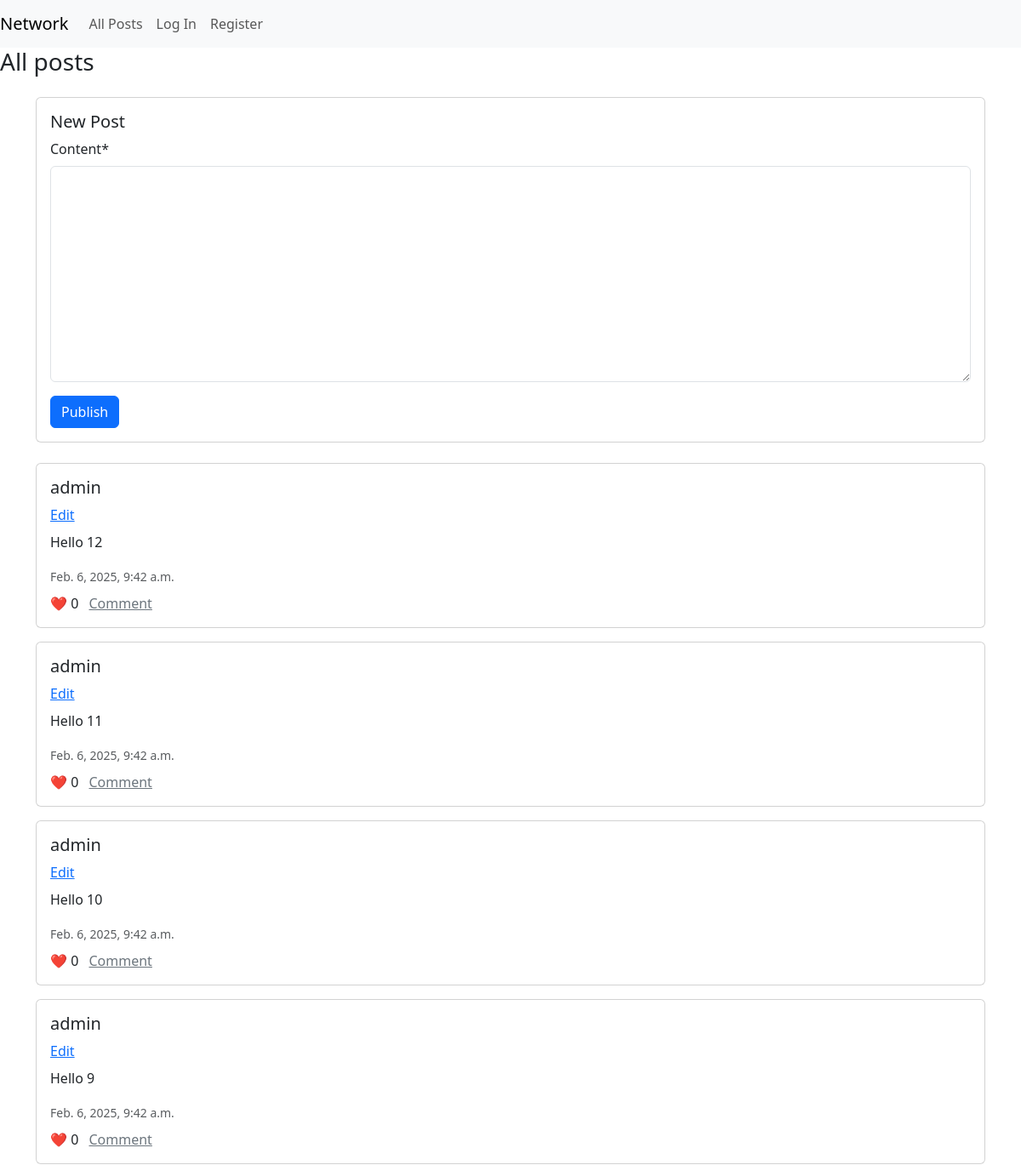
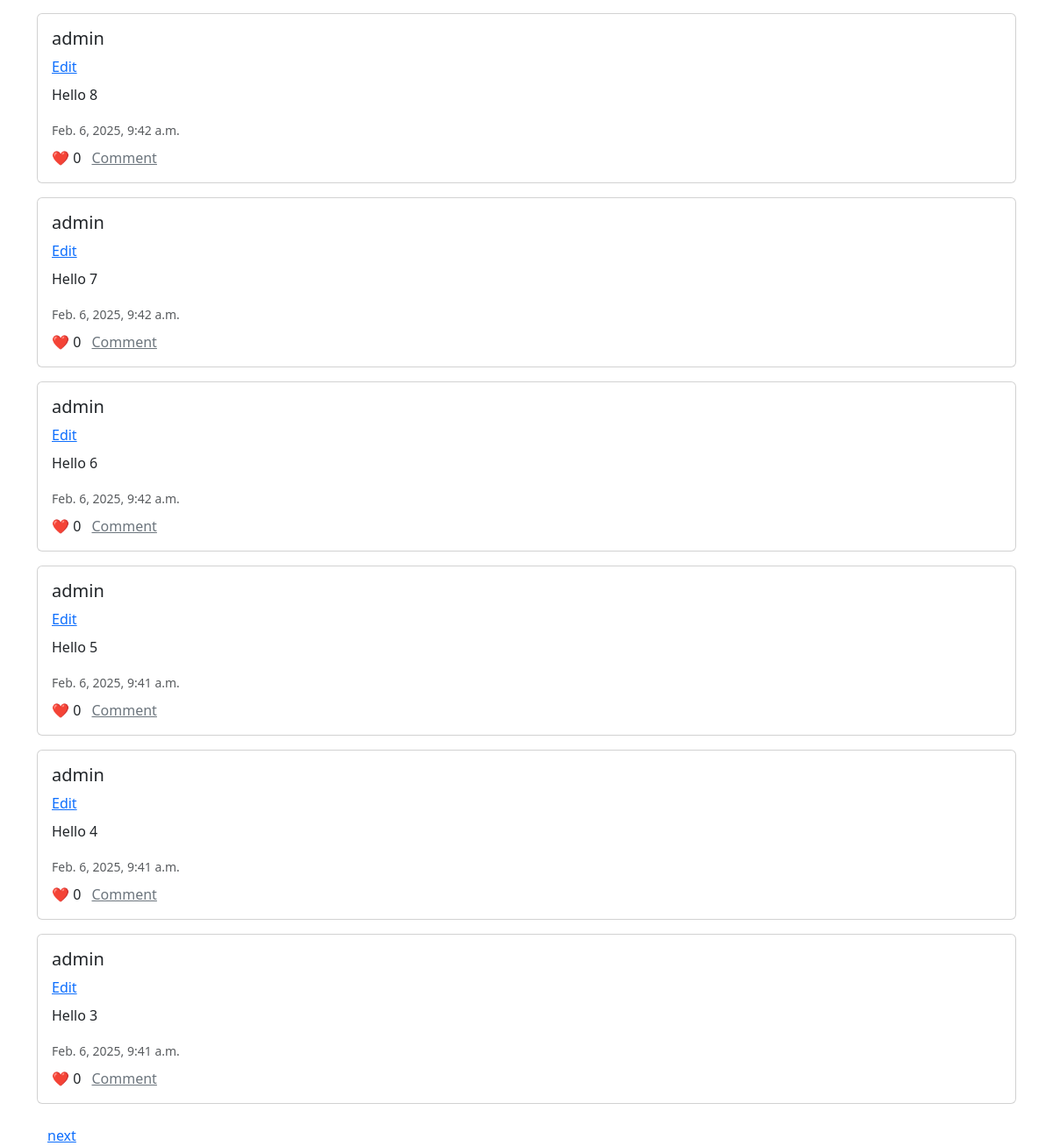
Before: / with the older database file (2 pictures, top to bottom).
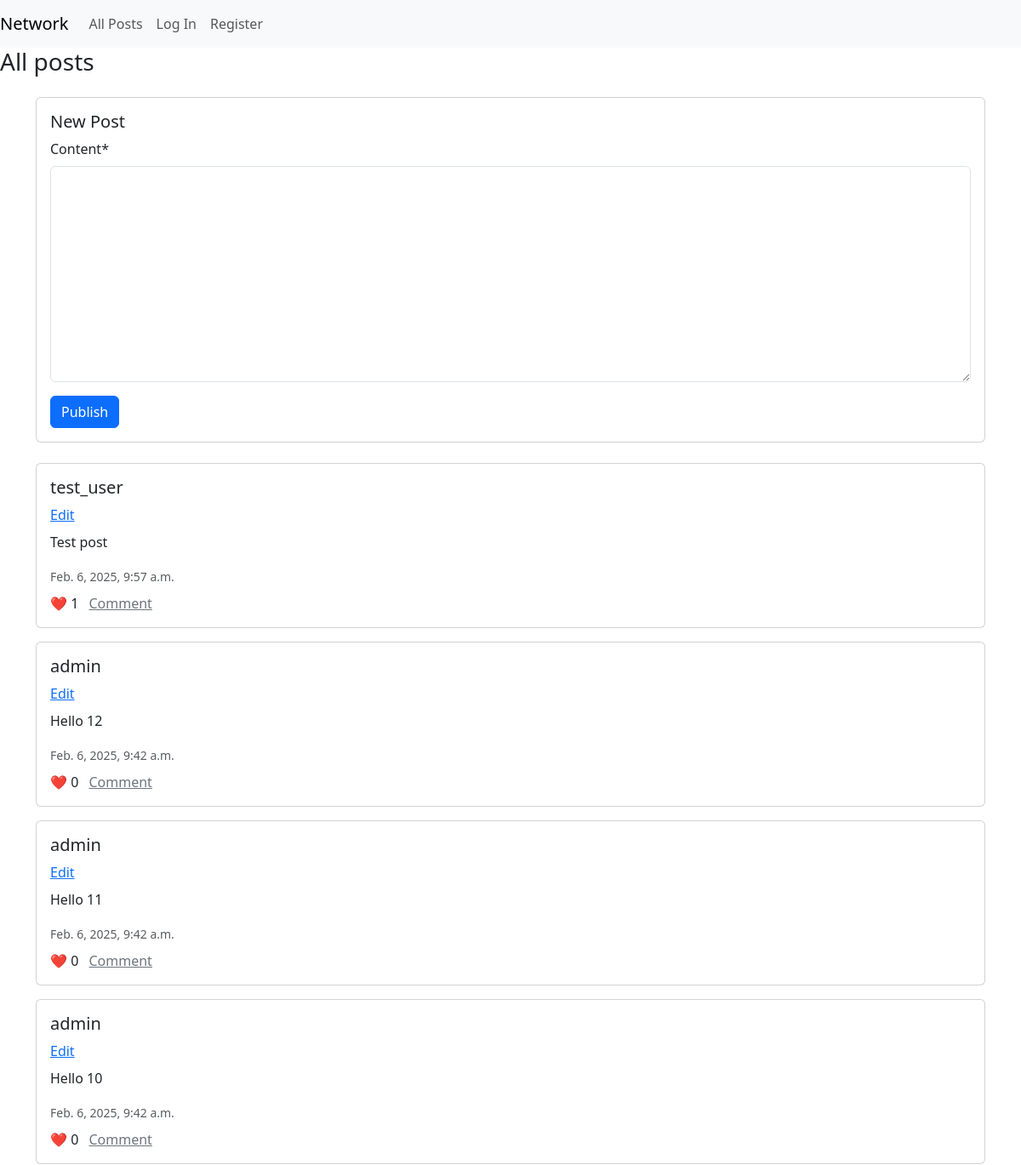
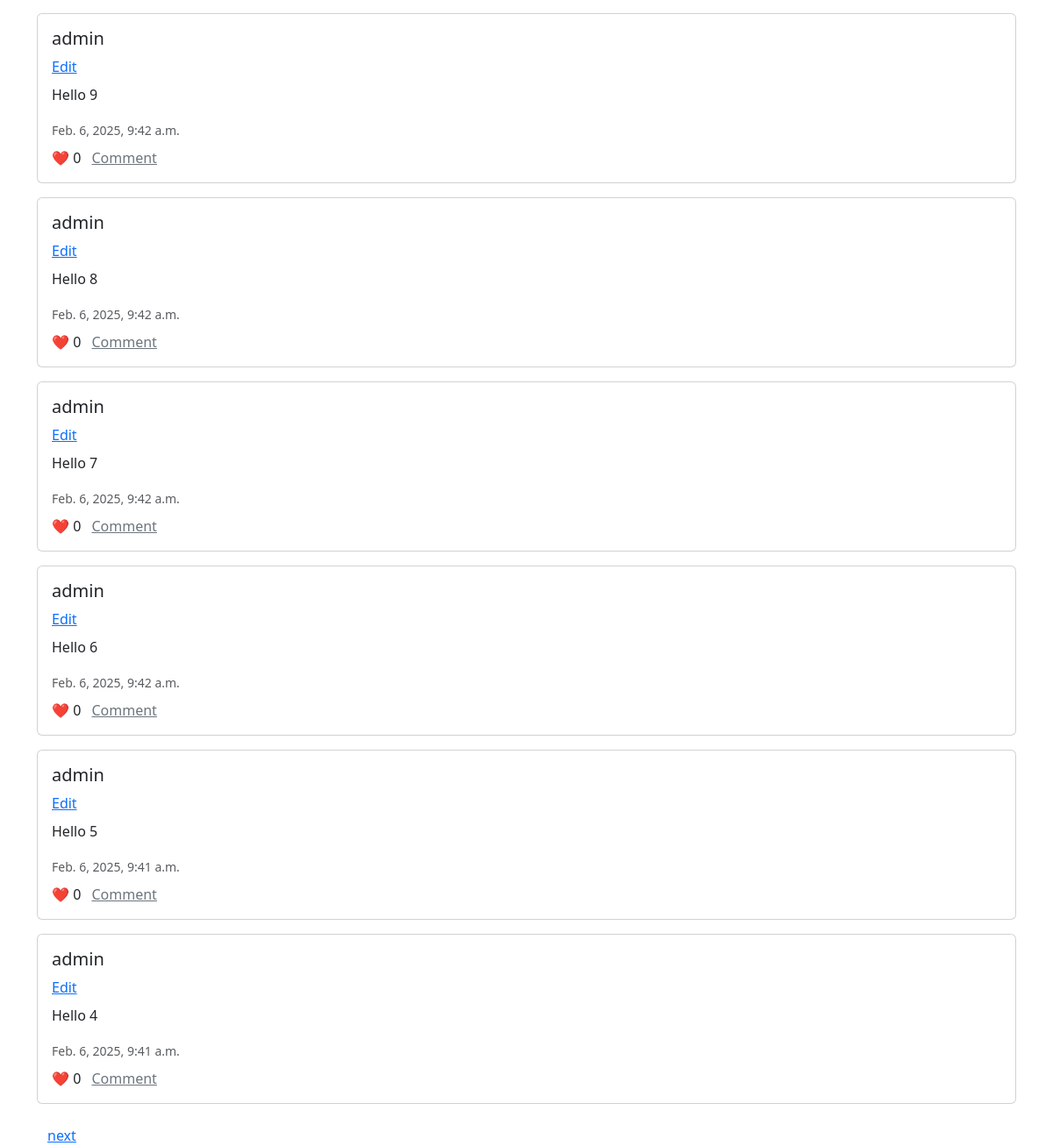
After: the same page with the newer database file (2 pictures, top to bottom).
### network/models.py (models this page shows, shortened)
class Post(models.Model):
    user = models.ForeignKey(User, on_delete=models.CASCADE, related_name="posts")
    content = models.TextField(max_length=1000)
    timestamp = models.DateTimeField(auto_now_add=True)
    likes = models.ManyToManyField(User, blank=True, related_name="liked_posts")
    active = models.BooleanField(default=True) # the admin can block users
    def like_count(self):
        return self.likes.count()
    class Meta:
        ordering = ['-timestamp']

class User(AbstractUser):
    pass

### network/views.py (the view)
# urls.py: path("", views.home, name="home"),
def home(request):
    if request.method == 'POST':
        user = request.user
        form = PostCreateForm(request.POST)
        if form.is_valid():
            new_post = form.save(commit=False)
            new_post.user = user
            new_post.save()
            messages.success(request, "Hooray! Your post was saved!")
            return redirect('home')
        messages.error(request, "Oops! Something went wrong! Please try again.") # form was not valid
    else:
        form = PostCreateForm()
        posts = Post.objects.all()
        paginator = Paginator(posts, 10)  # display 10 posts at a time
        page_number = request.GET.get('page')
        page_obj = paginator.get_page(page_number)
        return render(request, 'network/home.html', {'form': form, 'page_obj': page_obj})

### network/forms.py
class PostCreateForm(forms.ModelForm):
    class Meta:
        model = Post
        fields = ['content']

### network/templates/network/home.html (shortened to what this page needs)
{% extends "network/layout.html" %}
{% load crispy_forms_tags %}
{% block body %}
<h3> All posts </h3>
<div class="container mt-4">
    <div class="card mb-4">
        <div class="card-body">
            <h5 class="card-title">New Post</h5>
            <form method="post">
                {{ form|crispy }}
                <button type="submit" class="btn btn-primary" name="create_post" > Publish </button>
            </form>
        </div>
    </div>
    <div id="posts-section">
        {% for post in page_obj %}
        <div class="card mb-3">
            <div class="card-body">
                <h5 class="card-title">{{ post.user }}</h5>
                <a href="#" class="text-primary">Edit</a>
                <p class="mt-2">{{ post.content }}</p>
                <small class="text-muted">{{ post.timestamp }}</small>
                <div class="mt-2">
                    <span class="text-danger">❤️</span> <span>{{ post.like_count }}</span>
                    <a href="#" class="text-secondary ms-2">Comment</a>
                </div>
            </div>
        </div>
        {% endfor %}
    </div>
    <div class="container mt-4">
        <div class="d-flex justify-content-between">
            {% if page_obj.has_next %}
            <a href="?page={{ page_obj.next_page_number }}">next</a>
            {% endif %}
        </div>
    </div>
</div>
    {% endblock %}

### network/templates/network/layout.html (shortened to what this page needs)
{% load static %}
<!DOCTYPE html>
<html lang="en">
    <head>
        <link href="https://cdn.jsdelivr.net/npm/bootstrap@5.3.2/dist/css/bootstrap.min.css" rel="stylesheet">
        <link href="{% static 'network/styles.css' %}" rel="stylesheet">
    </head>
    <body>
        <nav class="navbar navbar-expand-lg navbar-light bg-light">
            <a class="navbar-brand" href="#">Network</a>
            <div>
              <ul class="navbar-nav mr-auto">
                <li class="nav-item">
                  <a class="nav-link" href="{% url 'home' %}">All Posts</a>
                </li>
                {% if user.is_authenticated %}
                    <li class="nav-item">
                        <a class="nav-link" href="#">Following</a>
                    </li>
                    <li class="nav-item">
                        <a class="nav-link" href="{% url 'logout' %}">Log Out</a>
                    </li>
                {% else %}
                    <li class="nav-item">
                        <a class="nav-link" href="{% url 'login' %}">Log In</a>
                    </li>
                    <li class="nav-item">
                        <a class="nav-link" href="{% url 'register' %}">Register</a>
                    </li>
                {% endif %}
              </ul>
            </div>
          </nav>
        <div class="body">
            {% block body %}
            {% endblock %}
        </div>
    </body>
</html>

Changed rows visible on the page:
no longer on this page (row unchanged): Post: user "admin", content "Hello 3", timestamp "Feb. 6, 2025, 9:41 a.m.", like_count "0"
added Post: user "test_user", content "Test post", timestamp "Feb. 6, 2025, 9:57 a.m.", like_count "1"
